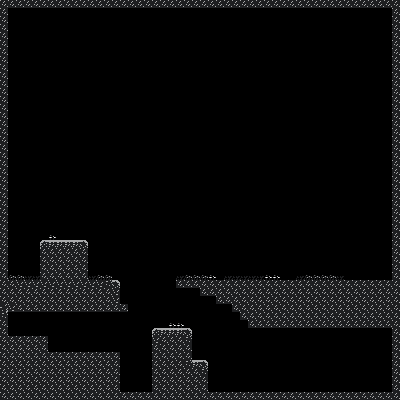

Tiled map render using the project's own tile images. Description and the map definition, with tile-layer contents summarised, below:
An orthogonal 50x50 tile map with 8x8 px tiles, 3 tile layers (environment, below, above), 2 tilesets.

<map version="1.0" orientation="orthogonal" renderorder="left-down" width="50" height="50" tilewidth="8" tileheight="8" nextobjectid="1">
 <tileset firstgid="1" name="environment" tilewidth="8" tileheight="8" tilecount="8">
  <image source="../visual/tiles/environment.png" width="32" height="16" />
 </tileset>
 <tileset firstgid="9" name="decoration" tilewidth="8" tileheight="8" tilecount="2">
  <image source="../visual/tiles/decoration.png" width="16" height="8" />
 </tileset>
 <layer name="environment" width="50" height="50">
  <data>[2500 cells, 541 non-empty, 7 distinct tile ids]</data>
 </layer>
 <layer name="below" width="50" height="50">
  <data>[2500 cells, 15 non-empty, 1 distinct tile ids]</data>
 </layer>
 <layer name="above" width="50" height="50">
  <data>[2500 cells, 24 non-empty, 2 distinct tile ids]</data>
 </layer>
</map>